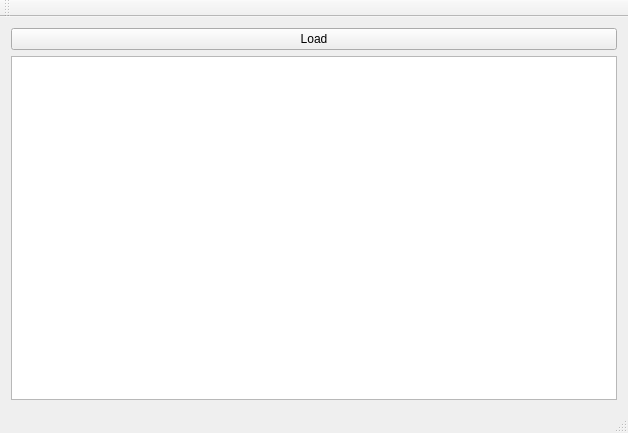
<?xml version="1.0" encoding="UTF-8"?>
<ui version="4.0">
 <class>MainWindow</class>
 <widget class="QMainWindow" name="MainWindow">
  <property name="geometry">
   <rect>
    <x>0</x>
    <y>0</y>
    <width>628</width>
    <height>433</height>
   </rect>
  </property>
  <property name="windowTitle">
   <string>SQLITE viewer</string>
  </property>
  <widget class="QWidget" name="centralWidget">
   <layout class="QGridLayout" name="gridLayout">
    <item row="0" column="0">
     <layout class="QHBoxLayout" name="horizontalLayout">
      <item>
       <widget class="QPushButton" name="btn_load">
        <property name="text">
         <string>Load</string>
        </property>
        <property name="autoDefault">
         <bool>true</bool>
        </property>
       </widget>
      </item>
     </layout>
    </item>
    <item row="1" column="0">
     <widget class="QTableView" name="table_data">
      <property name="enabled">
       <bool>true</bool>
      </property>
      <property name="sizePolicy">
       <sizepolicy hsizetype="Expanding" vsizetype="Expanding">
        <horstretch>0</horstretch>
        <verstretch>0</verstretch>
       </sizepolicy>
      </property>
      <property name="mouseTracking">
       <bool>false</bool>
      </property>
      <property name="sizeAdjustPolicy">
       <enum>QAbstractScrollArea::AdjustToContents</enum>
      </property>
     </widget>
    </item>
   </layout>
  </widget>
  <widget class="QMenuBar" name="menuBar">
   <property name="geometry">
    <rect>
     <x>0</x>
     <y>0</y>
     <width>628</width>
     <height>20</height>
    </rect>
   </property>
  </widget>
  <widget class="QToolBar" name="mainToolBar">
   <attribute name="toolBarArea">
    <enum>TopToolBarArea</enum>
   </attribute>
   <attribute name="toolBarBreak">
    <bool>false</bool>
   </attribute>
  </widget>
  <widget class="QStatusBar" name="statusBar"/>
 </widget>
 <layoutdefault spacing="6" margin="11"/>
 <resources/>
 <connections/>
</ui>
